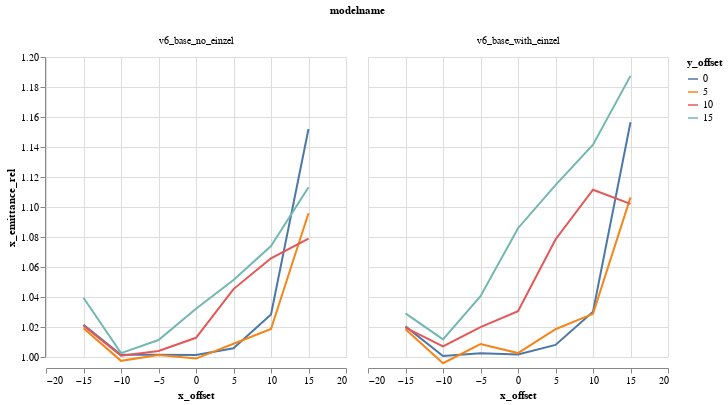

Notebook cell for this chart:
### Code cell
alt.Chart(DATA).mark_line().encode(
    column="modelname",
    color='y_offset:N',
    x='x_offset',
    #y='x_emittance_rel',
    y=alt.Y("x_emittance_rel", scale=alt.Scale(domain=(1,1.2)))
)

### Figure 1 — Vega-Lite specification as saved in the notebook (floating-point values rounded to 4 significant figures)
{"$schema": "https://vega.github.io/schema/vega-lite/v1.2.1.json", "data": {"values": [{"Unnamed: 0": 0, "losses": 0, "modelname": "v6_base_no_einzel", "relbeta": 0.002308, "sourceID": 16777222, "sourceName": "x_-15_y_0", "x_emittance": 1.656, "x_emittance_rel": 1.021, "x_norm_emittance": 0.003823, "x_offset": -15, "y_emittance": 1.571, "y_emittance_rel": 0.9994, "y_norm_emittance": 0.003627, "y_offset": 0}, {"Unnamed: 0": 1, "losses": 0, "modelname": "v6_base_no_einzel", "relbeta": 0.002308, "sourceID": 16777229, "sourceName": "x_-15_y_5", "x_emittance": 1.624, "x_emittance_rel": 1.019, "x_norm_emittance": 0.003748, "x_offset": -15, "y_emittance": 1.598, "y_emittance_rel": 1.003, "y_norm_emittance": 0.003689, "y_offset": 5}, {"Unnamed: 0": 2, "losses": 0, "modelname": "v6_base_no_einzel", "relbeta": 0.002308, "sourceID": 16777236, "sourceName": "x_-15_y_10", "x_emittance": 1.651, "x_emittance_rel": 1.021, "x_norm_emittance": 0.003811, "x_offset": -15, "y_emittance": 1.607, "y_emittance_rel": 1.006, "y_norm_emittance": 0.00371, "y_offset": 10}, {"Unnamed: 0": 3, "losses": 0, "modelname": "v6_base_no_einzel", "relbeta": 0.002308, "sourceID": 16777243, "sourceName": "x_-15_y_15", "x_emittance": 1.737, "x_emittance_rel": 1.04, "x_norm_emittance": 0.00401, "x_offset": -15, "y_emittance": 1.665, "y_emittance_rel": 1.002, "y_norm_emittance": 0.003842, "y_offset": 15}, {"Unnamed: 0": 4, "losses": 0, "modelname": "v6_base_no_einzel", "relbeta": 0.002308, "sourceID": 16777220, "sourceName": "x_-10_y_0", "x_emittance": 1.594, "x_emittance_rel": 1.001, "x_norm_emittance": 0.003681, "x_offset": -10, "y_emittance": 1.552, "y_emittance_rel": 0.9996, "y_norm_emittance": 0.003583, "y_offset": 0}, {"Unnamed: 0": 5, "losses": 0, "modelname": "v6_base_no_einzel", "relbeta": 0.002308, "sourceID": 16777227, "sourceName": "x_-10_y_5", "x_emittance": 1.609, "x_emittance_rel": 0.9974, "x_norm_emittance": 0.003714, "x_offset": -10, "y_emittance": 1.582, "y_emittance_rel": 1.001, "y_norm_emittance": 0.003652, "y_offset": 5}, {"Unnamed: 0": 6, "losses": 0, "modelname": "v6_base_no_einzel", "relbeta": 0.002308, "sourceID": 16777234, "sourceName": "x_-10_y_10", "x_emittance": 1.488, "x_emittance_rel": 1.001, "x_norm_emittance": 0.003435, "x_offset": -10, "y_emittance": 1.669, "y_emittance_rel": 1.002, "y_norm_emittance": 0.003854, "y_offset": 10}, {"Unnamed: 0": 7, "losses": 0, "modelname": "v6_base_no_einzel", "relbeta": 0.002308, "sourceID": 16777241, "sourceName": "x_-10_y_15", "x_emittance": 1.454, "x_emittance_rel": 1.003, "x_norm_emittance": 0.003356, "x_offset": -10, "y_emittance": 1.636, "y_emittance_rel": 1.001, "y_norm_emittance": 0.003776, "y_offset": 15}, {"Unnamed: 0": 8, "losses": 0, "modelname": "v6_base_no_einzel", "relbeta": 0.002308, "sourceID": 16777218, "sourceName": "x_-5_y_0", "x_emittance": 1.679, "x_emittance_rel": 1.001, "x_norm_emittance": 0.003875, "x_offset": -5, "y_emittance": 1.718, "y_emittance_rel": 1.0, "y_norm_emittance": 0.003966, "y_offset": 0}, {"Unnamed: 0": 9, "losses": 0, "modelname": "v6_base_no_einzel", "relbeta": 0.002308, "sourceID": 16777225, "sourceName": "x_-5_y_5", "x_emittance": 1.525, "x_emittance_rel": 1.001, "x_norm_emittance": 0.003521, "x_offset": -5, "y_emittance": 1.63, "y_emittance_rel": 1.002, "y_norm_emittance": 0.003762, "y_offset": 5}, {"Unnamed: 0": 10, "losses": 0, "modelname": "v6_base_no_einzel", "relbeta": 0.002308, "sourceID": 16777232, "sourceName": "x_-5_y_10", "x_emittance": 1.517, "x_emittance_rel": 1.004, "x_norm_emittance": 0.003503, "x_offset": -5, "y_emittance": 1.553, "y_emittance_rel": 1.005, "y_norm_emittance": 0.003584, "y_offset": 10}, {"Unnamed: 0": 11, "losses": 0, "modelname": "v6_base_no_einzel", "relbeta": 0.002308, "sourceID": 16777239, "sourceName": "x_-5_y_15", "x_emittance": 1.711, "x_emittance_rel": 1.011, "x_norm_emittance": 0.003949, "x_offset": -5, "y_emittance": 1.513, "y_emittance_rel": 1.006, "y_norm_emittance": 0.003493, "y_offset": 15}, {"Unnamed: 0": 12, "losses": 0, "modelname": "v6_base_no_einzel", "relbeta": 0.002308, "sourceID": 16777216, "sourceName": "x_0_y_0", "x_emittance": 1.542, "x_emittance_rel": 1.001, "x_norm_emittance": 0.00356, "x_offset": 0, "y_emittance": 1.537, "y_emittance_rel": 1.0, "y_norm_emittance": 0.003548, "y_offset": 0}, {"Unnamed: 0": 13, "losses": 0, "modelname": "v6_base_no_einzel", "relbeta": 0.002308, "sourceID": 16777223, "sourceName": "x_0_y_5", "x_emittance": 1.539, "x_emittance_rel": 0.9989, "x_norm_emittance": 0.003552, "x_offset": 0, "y_emittance": 1.544, "y_emittance_rel": 1.006, "y_norm_emittance": 0.003564, "y_offset": 5}, {"Unnamed: 0": 14, "losses": 0, "modelname": "v6_base_no_einzel", "relbeta": 0.002308, "sourceID": 16777230, "sourceName": "x_0_y_10", "x_emittance": 1.421, "x_emittance_rel": 1.013, "x_norm_emittance": 0.00328, "x_offset": 0, "y_emittance": 1.488, "y_emittance_rel": 1.009, "y_norm_emittance": 0.003435, "y_offset": 10}, {"Unnamed: 0": 15, "losses": 0, "modelname": "v6_base_no_einzel", "relbeta": 0.002308, "sourceID": 16777237, "sourceName": "x_0_y_15", "x_emittance": 1.825, "x_emittance_rel": 1.032, "x_norm_emittance": 0.004213, "x_offset": 0, "y_emittance": 1.666, "y_emittance_rel": 1.033, "y_norm_emittance": 0.003846, "y_offset": 15}, {"Unnamed: 0": 16, "losses": 0, "modelname": "v6_base_no_einzel", "relbeta": 0.002308, "sourceID": 16777217, "sourceName": "x_5_y_0", "x_emittance": 1.559, "x_emittance_rel": 1.006, "x_norm_emittance": 0.003598, "x_offset": 5, "y_emittance": 1.677, "y_emittance_rel": 1.002, "y_norm_emittance": 0.003872, "y_offset": 0}, {"Unnamed: 0": 17, "losses": 0, "modelname": "v6_base_no_einzel", "relbeta": 0.002308, "sourceID": 16777224, "sourceName": "x_5_y_5", "x_emittance": 1.616, "x_emittance_rel": 1.009, "x_norm_emittance": 0.003731, "x_offset": 5, "y_emittance": 1.479, "y_emittance_rel": 1.004, "y_norm_emittance": 0.003414, "y_offset": 5}, {"Unnamed: 0": 18, "losses": 0, "modelname": "v6_base_no_einzel", "relbeta": 0.002308, "sourceID": 16777231, "sourceName": "x_5_y_10", "x_emittance": 1.529, "x_emittance_rel": 1.045, "x_norm_emittance": 0.003529, "x_offset": 5, "y_emittance": 1.598, "y_emittance_rel": 1.003, "y_norm_emittance": 0.00369, "y_offset": 10}, {"Unnamed: 0": 19, "losses": 0, "modelname": "v6_base_no_einzel", "relbeta": 0.002308, "sourceID": 16777238, "sourceName": "x_5_y_15", "x_emittance": 1.68, "x_emittance_rel": 1.051, "x_norm_emittance": 0.003879, "x_offset": 5, "y_emittance": 1.611, "y_emittance_rel": 1.024, "y_norm_emittance": 0.003719, "y_offset": 15}, {"Unnamed: 0": 20, "losses": 0, "modelname": "v6_base_no_einzel", "relbeta": 0.002308, "sourceID": 16777219, "sourceName": "x_10_y_0", "x_emittance": 1.562, "x_emittance_rel": 1.028, "x_norm_emittance": 0.003607, "x_offset": 10, "y_emittance": 1.603, "y_emittance_rel": 1.002, "y_norm_emittance": 0.0037, "y_offset": 0}, {"Unnamed: 0": 21, "losses": 0, "modelname": "v6_base_no_einzel", "relbeta": 0.002308, "sourceID": 16777226, "sourceName": "x_10_y_5", "x_emittance": 1.475, "x_emittance_rel": 1.019, "x_norm_emittance": 0.003404, "x_offset": 10, "y_emittance": 1.498, "y_emittance_rel": 0.9944, "y_norm_emittance": 0.003458, "y_offset": 5}, {"Unnamed: 0": 22, "losses": 0, "modelname": "v6_base_no_einzel", "relbeta": 0.002308, "sourceID": 16777233, "sourceName": "x_10_y_10", "x_emittance": 1.858, "x_emittance_rel": 1.066, "x_norm_emittance": 0.004288, "x_offset": 10, "y_emittance": 1.645, "y_emittance_rel": 1.02, "y_norm_emittance": 0.003796, "y_offset": 10}, {"Unnamed: 0": 23, "losses": 0, "modelname": "v6_base_no_einzel", "relbeta": 0.002308, "sourceID": 16777240, "sourceName": "x_10_y_15", "x_emittance": 1.689, "x_emittance_rel": 1.074, "x_norm_emittance": 0.003899, "x_offset": 10, "y_emittance": 1.546, "y_emittance_rel": 1.023, "y_norm_emittance": 0.003568, "y_offset": 15}, {"Unnamed: 0": 24, "losses": 0, "modelname": "v6_base_no_einzel", "relbeta": 0.002308, "sourceID": 16777221, "sourceName": "x_15_y_0", "x_emittance": 1.726, "x_emittance_rel": 1.152, "x_norm_emittance": 0.003985, "x_offset": 15, "y_emittance": 1.581, "y_emittance_rel": 1.002, "y_norm_emittance": 0.003651, "y_offset": 0}, {"Unnamed: 0": 25, "losses": 1, "modelname": "v6_base_no_einzel", "relbeta": 0.002308, "sourceID": 16777228, "sourceName": "x_15_y_5", "x_emittance": 1.722, "x_emittance_rel": 1.096, "x_norm_emittance": 0.003976, "x_offset": 15, "y_emittance": 1.487, "y_emittance_rel": 1.001, "y_norm_emittance": 0.003432, "y_offset": 5}, {"Unnamed: 0": 26, "losses": 0, "modelname": "v6_base_no_einzel", "relbeta": 0.002308, "sourceID": 16777235, "sourceName": "x_15_y_10", "x_emittance": 1.751, "x_emittance_rel": 1.079, "x_norm_emittance": 0.004042, "x_offset": 15, "y_emittance": 1.638, "y_emittance_rel": 1.014, "y_norm_emittance": 0.003781, "y_offset": 10}, {"Unnamed: 0": 27, "losses": 0, "modelname": "v6_base_no_einzel", "relbeta": 0.002308, "sourceID": 16777242, "sourceName": "x_15_y_15", "x_emittance": 1.686, "x_emittance_rel": 1.113, "x_norm_emittance": 0.003893, "x_offset": 15, "y_emittance": 1.671, "y_emittance_rel": 1.052, "y_norm_emittance": 0.003857, "y_offset": 15}, {"Unnamed: 0": 0, "losses": 0, "modelname": "v6_base_with_einzel", "relbeta": 0.002308, "sourceID": 16777222, "sourceName": "x_-15_y_0", "x_emittance": 1.654, "x_emittance_rel": 1.02, "x_norm_emittance": 0.003819, "x_offset": -15, "y_emittance": 1.572, "y_emittance_rel": 0.9998, "y_norm_emittance": 0.003629, "y_offset": 0}, {"Unnamed: 0": 1, "losses": 0, "modelname": "v6_base_with_einzel", "relbeta": 0.002308, "sourceID": 16777229, "sourceName": "x_-15_y_5", "x_emittance": 1.623, "x_emittance_rel": 1.018, "x_norm_emittance": 0.003746, "x_offset": -15, "y_emittance": 1.59, "y_emittance_rel": 0.9977, "y_norm_emittance": 0.003671, "y_offset": 5}, {"Unnamed: 0": 2, "losses": 0, "modelname": "v6_base_with_einzel", "relbeta": 0.002308, "sourceID": 16777236, "sourceName": "x_-15_y_10", "x_emittance": 1.649, "x_emittance_rel": 1.02, "x_norm_emittance": 0.003806, "x_offset": -15, "y_emittance": 1.596, "y_emittance_rel": 0.9997, "y_norm_emittance": 0.003685, "y_offset": 10}, {"Unnamed: 0": 3, "losses": 0, "modelname": "v6_base_with_einzel", "relbeta": 0.002308, "sourceID": 16777243, "sourceName": "x_-15_y_15", "x_emittance": 1.72, "x_emittance_rel": 1.029, "x_norm_emittance": 0.00397, "x_offset": -15, "y_emittance": 1.661, "y_emittance_rel": 0.9994, "y_norm_emittance": 0.003834, "y_offset": 15}, {"Unnamed: 0": 4, "losses": 0, "modelname": "v6_base_with_einzel", "relbeta": 0.002308, "sourceID": 16777220, "sourceName": "x_-10_y_0", "x_emittance": 1.593, "x_emittance_rel": 1.001, "x_norm_emittance": 0.003678, "x_offset": -10, "y_emittance": 1.556, "y_emittance_rel": 1.002, "y_norm_emittance": 0.003592, "y_offset": 0}, {"Unnamed: 0": 5, "losses": 0, "modelname": "v6_base_with_einzel", "relbeta": 0.002308, "sourceID": 16777227, "sourceName": "x_-10_y_5", "x_emittance": 1.606, "x_emittance_rel": 0.9959, "x_norm_emittance": 0.003708, "x_offset": -10, "y_emittance": 1.583, "y_emittance_rel": 1.002, "y_norm_emittance": 0.003655, "y_offset": 5}, {"Unnamed: 0": 6, "losses": 0, "modelname": "v6_base_with_einzel", "relbeta": 0.002308, "sourceID": 16777234, "sourceName": "x_-10_y_10", "x_emittance": 1.497, "x_emittance_rel": 1.007, "x_norm_emittance": 0.003456, "x_offset": -10, "y_emittance": 1.679, "y_emittance_rel": 1.008, "y_norm_emittance": 0.003876, "y_offset": 10}, {"Unnamed: 0": 7, "losses": 0, "modelname": "v6_base_with_einzel", "relbeta": 0.002308, "sourceID": 16777241, "sourceName": "x_-10_y_15", "x_emittance": 1.467, "x_emittance_rel": 1.012, "x_norm_emittance": 0.003386, "x_offset": -10, "y_emittance": 1.644, "y_emittance_rel": 1.006, "y_norm_emittance": 0.003796, "y_offset": 15}, {"Unnamed: 0": 8, "losses": 0, "modelname": "v6_base_with_einzel", "relbeta": 0.002308, "sourceID": 16777218, "sourceName": "x_-5_y_0", "x_emittance": 1.681, "x_emittance_rel": 1.002, "x_norm_emittance": 0.003879, "x_offset": -5, "y_emittance": 1.722, "y_emittance_rel": 1.002, "y_norm_emittance": 0.003974, "y_offset": 0}, {"Unnamed: 0": 9, "losses": 0, "modelname": "v6_base_with_einzel", "relbeta": 0.002308, "sourceID": 16777225, "sourceName": "x_-5_y_5", "x_emittance": 1.537, "x_emittance_rel": 1.009, "x_norm_emittance": 0.003547, "x_offset": -5, "y_emittance": 1.642, "y_emittance_rel": 1.01, "y_norm_emittance": 0.00379, "y_offset": 5}, {"Unnamed: 0": 10, "losses": 0, "modelname": "v6_base_with_einzel", "relbeta": 0.002308, "sourceID": 16777232, "sourceName": "x_-5_y_10", "x_emittance": 1.542, "x_emittance_rel": 1.02, "x_norm_emittance": 0.003559, "x_offset": -5, "y_emittance": 1.578, "y_emittance_rel": 1.021, "y_norm_emittance": 0.003642, "y_offset": 10}, {"Unnamed: 0": 11, "losses": 0, "modelname": "v6_base_with_einzel", "relbeta": 0.002308, "sourceID": 16777239, "sourceName": "x_-5_y_15", "x_emittance": 1.76, "x_emittance_rel": 1.041, "x_norm_emittance": 0.004063, "x_offset": -5, "y_emittance": 1.548, "y_emittance_rel": 1.029, "y_norm_emittance": 0.003574, "y_offset": 15}, {"Unnamed: 0": 12, "losses": 0, "modelname": "v6_base_with_einzel", "relbeta": 0.002308, "sourceID": 16777216, "sourceName": "x_0_y_0", "x_emittance": 1.543, "x_emittance_rel": 1.002, "x_norm_emittance": 0.003561, "x_offset": 0, "y_emittance": 1.537, "y_emittance_rel": 1.0, "y_norm_emittance": 0.003548, "y_offset": 0}, {"Unnamed: 0": 13, "losses": 0, "modelname": "v6_base_with_einzel", "relbeta": 0.002308, "sourceID": 16777223, "sourceName": "x_0_y_5", "x_emittance": 1.545, "x_emittance_rel": 1.003, "x_norm_emittance": 0.003565, "x_offset": 0, "y_emittance": 1.559, "y_emittance_rel": 1.016, "y_norm_emittance": 0.003599, "y_offset": 5}, {"Unnamed: 0": 14, "losses": 0, "modelname": "v6_base_with_einzel", "relbeta": 0.002308, "sourceID": 16777230, "sourceName": "x_0_y_10", "x_emittance": 1.446, "x_emittance_rel": 1.03, "x_norm_emittance": 0.003337, "x_offset": 0, "y_emittance": 1.522, "y_emittance_rel": 1.031, "y_norm_emittance": 0.003512, "y_offset": 10}, {"Unnamed: 0": 15, "losses": 0, "modelname": "v6_base_with_einzel", "relbeta": 0.002308, "sourceID": 16777237, "sourceName": "x_0_y_15", "x_emittance": 1.92, "x_emittance_rel": 1.086, "x_norm_emittance": 0.004432, "x_offset": 0, "y_emittance": 1.767, "y_emittance_rel": 1.096, "y_norm_emittance": 0.004078, "y_offset": 15}, {"Unnamed: 0": 16, "losses": 0, "modelname": "v6_base_with_einzel", "relbeta": 0.002308, "sourceID": 16777217, "sourceName": "x_5_y_0", "x_emittance": 1.562, "x_emittance_rel": 1.008, "x_norm_emittance": 0.003606, "x_offset": 5, "y_emittance": 1.682, "y_emittance_rel": 1.005, "y_norm_emittance": 0.003883, "y_offset": 0}, {"Unnamed: 0": 17, "losses": 0, "modelname": "v6_base_with_einzel", "relbeta": 0.002308, "sourceID": 16777224, "sourceName": "x_5_y_5", "x_emittance": 1.632, "x_emittance_rel": 1.019, "x_norm_emittance": 0.003767, "x_offset": 5, "y_emittance": 1.493, "y_emittance_rel": 1.013, "y_norm_emittance": 0.003446, "y_offset": 5}, {"Unnamed: 0": 18, "losses": 0, "modelname": "v6_base_with_einzel", "relbeta": 0.002308, "sourceID": 16777231, "sourceName": "x_5_y_10", "x_emittance": 1.577, "x_emittance_rel": 1.078, "x_norm_emittance": 0.003641, "x_offset": 5, "y_emittance": 1.623, "y_emittance_rel": 1.019, "y_norm_emittance": 0.003747, "y_offset": 10}, {"Unnamed: 0": 19, "losses": 0, "modelname": "v6_base_with_einzel", "relbeta": 0.002308, "sourceID": 16777238, "sourceName": "x_5_y_15", "x_emittance": 1.781, "x_emittance_rel": 1.115, "x_norm_emittance": 0.004112, "x_offset": 5, "y_emittance": 1.709, "y_emittance_rel": 1.086, "y_norm_emittance": 0.003946, "y_offset": 15}, {"Unnamed: 0": 20, "losses": 0, "modelname": "v6_base_with_einzel", "relbeta": 0.002308, "sourceID": 16777219, "sourceName": "x_10_y_0", "x_emittance": 1.565, "x_emittance_rel": 1.03, "x_norm_emittance": 0.003613, "x_offset": 10, "y_emittance": 1.608, "y_emittance_rel": 1.005, "y_norm_emittance": 0.003712, "y_offset": 0}, {"Unnamed: 0": 21, "losses": 0, "modelname": "v6_base_with_einzel", "relbeta": 0.002308, "sourceID": 16777226, "sourceName": "x_10_y_5", "x_emittance": 1.489, "x_emittance_rel": 1.029, "x_norm_emittance": 0.003438, "x_offset": 10, "y_emittance": 1.502, "y_emittance_rel": 0.997, "y_norm_emittance": 0.003468, "y_offset": 5}, {"Unnamed: 0": 22, "losses": 0, "modelname": "v6_base_with_einzel", "relbeta": 0.002308, "sourceID": 16777233, "sourceName": "x_10_y_10", "x_emittance": 1.937, "x_emittance_rel": 1.112, "x_norm_emittance": 0.004472, "x_offset": 10, "y_emittance": 1.701, "y_emittance_rel": 1.055, "y_norm_emittance": 0.003926, "y_offset": 10}, {"Unnamed: 0": 23, "losses": 0, "modelname": "v6_base_with_einzel", "relbeta": 0.002308, "sourceID": 16777240, "sourceName": "x_10_y_15", "x_emittance": 1.796, "x_emittance_rel": 1.142, "x_norm_emittance": 0.004145, "x_offset": 10, "y_emittance": 1.633, "y_emittance_rel": 1.08, "y_norm_emittance": 0.00377, "y_offset": 15}, {"Unnamed: 0": 24, "losses": 0, "modelname": "v6_base_with_einzel", "relbeta": 0.002308, "sourceID": 16777221, "sourceName": "x_15_y_0", "x_emittance": 1.733, "x_emittance_rel": 1.157, "x_norm_emittance": 0.004001, "x_offset": 15, "y_emittance": 1.585, "y_emittance_rel": 1.005, "y_norm_emittance": 0.00366, "y_offset": 0}, {"Unnamed: 0": 25, "losses": 1, "modelname": "v6_base_with_einzel", "relbeta": 0.002308, "sourceID": 16777228, "sourceName": "x_15_y_5", "x_emittance": 1.739, "x_emittance_rel": 1.106, "x_norm_emittance": 0.004015, "x_offset": 15, "y_emittance": 1.495, "y_emittance_rel": 1.006, "y_norm_emittance": 0.003452, "y_offset": 5}, {"Unnamed: 0": 26, "losses": 0, "modelname": "v6_base_with_einzel", "relbeta": 0.002308, "sourceID": 16777235, "sourceName": "x_15_y_10", "x_emittance": 1.788, "x_emittance_rel": 1.102, "x_norm_emittance": 0.004129, "x_offset": 15, "y_emittance": 1.683, "y_emittance_rel": 1.042, "y_norm_emittance": 0.003886, "y_offset": 10}, {"Unnamed: 0": 27, "losses": 0, "modelname": "v6_base_with_einzel", "relbeta": 0.002308, "sourceID": 16777242, "sourceName": "x_15_y_15", "x_emittance": 1.799, "x_emittance_rel": 1.187, "x_norm_emittance": 0.004153, "x_offset": 15, "y_emittance": 1.786, "y_emittance_rel": 1.125, "y_norm_emittance": 0.004123, "y_offset": 15}]}, "encoding": {"color": {"field": "y_offset", "type": "nominal"}, "column": {"field": "modelname", "type": "nominal"}, "x": {"field": "x_offset", "type": "quantitative"}, "y": {"field": "x_emittance_rel", "scale": {"domain": [1, 1.2]}, "type": "quantitative"}}, "mark": "line"}
